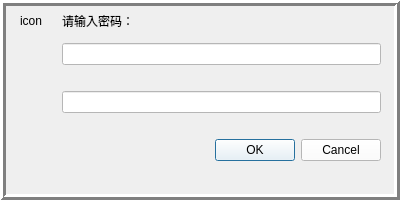
<?xml version="1.0" encoding="UTF-8"?>
<ui version="4.0">
 <class>KeyDialog</class>
 <widget class="QDialog" name="KeyDialog">
  <property name="geometry">
   <rect>
    <x>0</x>
    <y>0</y>
    <width>400</width>
    <height>200</height>
   </rect>
  </property>
  <property name="windowTitle">
   <string>Dialog</string>
  </property>
  <property name="autoFillBackground">
   <bool>true</bool>
  </property>
  <widget class="QFrame" name="frame">
   <property name="geometry">
    <rect>
     <x>0</x>
     <y>0</y>
     <width>400</width>
     <height>200</height>
    </rect>
   </property>
   <property name="palette">
    <palette>
     <active>
      <colorrole role="WindowText">
       <brush brushstyle="SolidPattern">
        <color alpha="255">
         <red>0</red>
         <green>0</green>
         <blue>0</blue>
        </color>
       </brush>
      </colorrole>
      <colorrole role="Button">
       <brush brushstyle="SolidPattern">
        <color alpha="255">
         <red>255</red>
         <green>255</green>
         <blue>255</blue>
        </color>
       </brush>
      </colorrole>
      <colorrole role="Light">
       <brush brushstyle="SolidPattern">
        <color alpha="255">
         <red>255</red>
         <green>255</green>
         <blue>255</blue>
        </color>
       </brush>
      </colorrole>
      <colorrole role="Midlight">
       <brush brushstyle="SolidPattern">
        <color alpha="255">
         <red>255</red>
         <green>255</green>
         <blue>255</blue>
        </color>
       </brush>
      </colorrole>
      <colorrole role="Dark">
       <brush brushstyle="SolidPattern">
        <color alpha="255">
         <red>127</red>
         <green>127</green>
         <blue>127</blue>
        </color>
       </brush>
      </colorrole>
      <colorrole role="Mid">
       <brush brushstyle="SolidPattern">
        <color alpha="255">
         <red>170</red>
         <green>170</green>
         <blue>170</blue>
        </color>
       </brush>
      </colorrole>
      <colorrole role="Text">
       <brush brushstyle="SolidPattern">
        <color alpha="255">
         <red>0</red>
         <green>0</green>
         <blue>0</blue>
        </color>
       </brush>
      </colorrole>
      <colorrole role="BrightText">
       <brush brushstyle="SolidPattern">
        <color alpha="255">
         <red>255</red>
         <green>255</green>
         <blue>255</blue>
        </color>
       </brush>
      </colorrole>
      <colorrole role="ButtonText">
       <brush brushstyle="SolidPattern">
        <color alpha="255">
         <red>0</red>
         <green>0</green>
         <blue>0</blue>
        </color>
       </brush>
      </colorrole>
      <colorrole role="Base">
       <brush brushstyle="SolidPattern">
        <color alpha="255">
         <red>255</red>
         <green>255</green>
         <blue>255</blue>
        </color>
       </brush>
      </colorrole>
      <colorrole role="Window">
       <brush brushstyle="SolidPattern">
        <color alpha="255">
         <red>255</red>
         <green>255</green>
         <blue>255</blue>
        </color>
       </brush>
      </colorrole>
      <colorrole role="Shadow">
       <brush brushstyle="SolidPattern">
        <color alpha="255">
         <red>0</red>
         <green>0</green>
         <blue>0</blue>
        </color>
       </brush>
      </colorrole>
      <colorrole role="AlternateBase">
       <brush brushstyle="SolidPattern">
        <color alpha="255">
         <red>255</red>
         <green>255</green>
         <blue>255</blue>
        </color>
       </brush>
      </colorrole>
      <colorrole role="ToolTipBase">
       <brush brushstyle="SolidPattern">
        <color alpha="255">
         <red>255</red>
         <green>255</green>
         <blue>220</blue>
        </color>
       </brush>
      </colorrole>
      <colorrole role="ToolTipText">
       <brush brushstyle="SolidPattern">
        <color alpha="255">
         <red>0</red>
         <green>0</green>
         <blue>0</blue>
        </color>
       </brush>
      </colorrole>
     </active>
     <inactive>
      <colorrole role="WindowText">
       <brush brushstyle="SolidPattern">
        <color alpha="255">
         <red>0</red>
         <green>0</green>
         <blue>0</blue>
        </color>
       </brush>
      </colorrole>
      <colorrole role="Button">
       <brush brushstyle="SolidPattern">
        <color alpha="255">
         <red>255</red>
         <green>255</green>
         <blue>255</blue>
        </color>
       </brush>
      </colorrole>
      <colorrole role="Light">
       <brush brushstyle="SolidPattern">
        <color alpha="255">
         <red>255</red>
         <green>255</green>
         <blue>255</blue>
        </color>
       </brush>
      </colorrole>
      <colorrole role="Midlight">
       <brush brushstyle="SolidPattern">
        <color alpha="255">
         <red>255</red>
         <green>255</green>
         <blue>255</blue>
        </color>
       </brush>
      </colorrole>
      <colorrole role="Dark">
       <brush brushstyle="SolidPattern">
        <color alpha="255">
         <red>127</red>
         <green>127</green>
         <blue>127</blue>
        </color>
       </brush>
      </colorrole>
      <colorrole role="Mid">
       <brush brushstyle="SolidPattern">
        <color alpha="255">
         <red>170</red>
         <green>170</green>
         <blue>170</blue>
        </color>
       </brush>
      </colorrole>
      <colorrole role="Text">
       <brush brushstyle="SolidPattern">
        <color alpha="255">
         <red>0</red>
         <green>0</green>
         <blue>0</blue>
        </color>
       </brush>
      </colorrole>
      <colorrole role="BrightText">
       <brush brushstyle="SolidPattern">
        <color alpha="255">
         <red>255</red>
         <green>255</green>
         <blue>255</blue>
        </color>
       </brush>
      </colorrole>
      <colorrole role="ButtonText">
       <brush brushstyle="SolidPattern">
        <color alpha="255">
         <red>0</red>
         <green>0</green>
         <blue>0</blue>
        </color>
       </brush>
      </colorrole>
      <colorrole role="Base">
       <brush brushstyle="SolidPattern">
        <color alpha="255">
         <red>255</red>
         <green>255</green>
         <blue>255</blue>
        </color>
       </brush>
      </colorrole>
      <colorrole role="Window">
       <brush brushstyle="SolidPattern">
        <color alpha="255">
         <red>255</red>
         <green>255</green>
         <blue>255</blue>
        </color>
       </brush>
      </colorrole>
      <colorrole role="Shadow">
       <brush brushstyle="SolidPattern">
        <color alpha="255">
         <red>0</red>
         <green>0</green>
         <blue>0</blue>
        </color>
       </brush>
      </colorrole>
      <colorrole role="AlternateBase">
       <brush brushstyle="SolidPattern">
        <color alpha="255">
         <red>255</red>
         <green>255</green>
         <blue>255</blue>
        </color>
       </brush>
      </colorrole>
      <colorrole role="ToolTipBase">
       <brush brushstyle="SolidPattern">
        <color alpha="255">
         <red>255</red>
         <green>255</green>
         <blue>220</blue>
        </color>
       </brush>
      </colorrole>
      <colorrole role="ToolTipText">
       <brush brushstyle="SolidPattern">
        <color alpha="255">
         <red>0</red>
         <green>0</green>
         <blue>0</blue>
        </color>
       </brush>
      </colorrole>
     </inactive>
     <disabled>
      <colorrole role="WindowText">
       <brush brushstyle="SolidPattern">
        <color alpha="255">
         <red>127</red>
         <green>127</green>
         <blue>127</blue>
        </color>
       </brush>
      </colorrole>
      <colorrole role="Button">
       <brush brushstyle="SolidPattern">
        <color alpha="255">
         <red>255</red>
         <green>255</green>
         <blue>255</blue>
        </color>
       </brush>
      </colorrole>
      <colorrole role="Light">
       <brush brushstyle="SolidPattern">
        <color alpha="255">
         <red>255</red>
         <green>255</green>
         <blue>255</blue>
        </color>
       </brush>
      </colorrole>
      <colorrole role="Midlight">
       <brush brushstyle="SolidPattern">
        <color alpha="255">
         <red>255</red>
         <green>255</green>
         <blue>255</blue>
        </color>
       </brush>
      </colorrole>
      <colorrole role="Dark">
       <brush brushstyle="SolidPattern">
        <color alpha="255">
         <red>127</red>
         <green>127</green>
         <blue>127</blue>
        </color>
       </brush>
      </colorrole>
      <colorrole role="Mid">
       <brush brushstyle="SolidPattern">
        <color alpha="255">
         <red>170</red>
         <green>170</green>
         <blue>170</blue>
        </color>
       </brush>
      </colorrole>
      <colorrole role="Text">
       <brush brushstyle="SolidPattern">
        <color alpha="255">
         <red>127</red>
         <green>127</green>
         <blue>127</blue>
        </color>
       </brush>
      </colorrole>
      <colorrole role="BrightText">
       <brush brushstyle="SolidPattern">
        <color alpha="255">
         <red>255</red>
         <green>255</green>
         <blue>255</blue>
        </color>
       </brush>
      </colorrole>
      <colorrole role="ButtonText">
       <brush brushstyle="SolidPattern">
        <color alpha="255">
         <red>127</red>
         <green>127</green>
         <blue>127</blue>
        </color>
       </brush>
      </colorrole>
      <colorrole role="Base">
       <brush brushstyle="SolidPattern">
        <color alpha="255">
         <red>255</red>
         <green>255</green>
         <blue>255</blue>
        </color>
       </brush>
      </colorrole>
      <colorrole role="Window">
       <brush brushstyle="SolidPattern">
        <color alpha="255">
         <red>255</red>
         <green>255</green>
         <blue>255</blue>
        </color>
       </brush>
      </colorrole>
      <colorrole role="Shadow">
       <brush brushstyle="SolidPattern">
        <color alpha="255">
         <red>0</red>
         <green>0</green>
         <blue>0</blue>
        </color>
       </brush>
      </colorrole>
      <colorrole role="AlternateBase">
       <brush brushstyle="SolidPattern">
        <color alpha="255">
         <red>255</red>
         <green>255</green>
         <blue>255</blue>
        </color>
       </brush>
      </colorrole>
      <colorrole role="ToolTipBase">
       <brush brushstyle="SolidPattern">
        <color alpha="255">
         <red>255</red>
         <green>255</green>
         <blue>220</blue>
        </color>
       </brush>
      </colorrole>
      <colorrole role="ToolTipText">
       <brush brushstyle="SolidPattern">
        <color alpha="255">
         <red>0</red>
         <green>0</green>
         <blue>0</blue>
        </color>
       </brush>
      </colorrole>
     </disabled>
    </palette>
   </property>
   <property name="frameShape">
    <enum>QFrame::Box</enum>
   </property>
   <property name="frameShadow">
    <enum>QFrame::Raised</enum>
   </property>
   <property name="lineWidth">
    <number>3</number>
   </property>
   <widget class="QWidget" name="formLayoutWidget">
    <property name="geometry">
     <rect>
      <x>10</x>
      <y>0</y>
      <width>381</width>
      <height>201</height>
     </rect>
    </property>
    <layout class="QFormLayout" name="formLayout">
     <property name="fieldGrowthPolicy">
      <enum>QFormLayout::AllNonFixedFieldsGrow</enum>
     </property>
     <property name="horizontalSpacing">
      <number>10</number>
     </property>
     <property name="verticalSpacing">
      <number>6</number>
     </property>
     <property name="leftMargin">
      <number>10</number>
     </property>
     <property name="topMargin">
      <number>5</number>
     </property>
     <property name="rightMargin">
      <number>10</number>
     </property>
     <property name="bottomMargin">
      <number>5</number>
     </property>
     <item row="0" column="0">
      <widget class="QLabel" name="label">
       <property name="minimumSize">
        <size>
         <width>32</width>
         <height>32</height>
        </size>
       </property>
       <property name="text">
        <string>icon</string>
       </property>
      </widget>
     </item>
     <item row="0" column="1">
      <widget class="QLabel" name="label_1">
       <property name="text">
        <string>请输入密码：</string>
       </property>
      </widget>
     </item>
     <item row="1" column="1">
      <widget class="QLineEdit" name="lineEdit">
       <property name="maxLength">
        <number>6</number>
       </property>
       <property name="echoMode">
        <enum>QLineEdit::Password</enum>
       </property>
      </widget>
     </item>
     <item row="2" column="1">
      <widget class="QLabel" name="label_2">
       <property name="text">
        <string/>
       </property>
      </widget>
     </item>
     <item row="5" column="1">
      <widget class="QDialogButtonBox" name="buttonBox">
       <property name="orientation">
        <enum>Qt::Horizontal</enum>
       </property>
       <property name="standardButtons">
        <set>QDialogButtonBox::Cancel|QDialogButtonBox::Ok</set>
       </property>
      </widget>
     </item>
     <item row="3" column="1">
      <widget class="QLineEdit" name="lineEdit_1">
       <property name="maxLength">
        <number>11</number>
       </property>
      </widget>
     </item>
     <item row="4" column="1">
      <widget class="QLabel" name="label_3">
       <property name="text">
        <string/>
       </property>
      </widget>
     </item>
    </layout>
   </widget>
  </widget>
 </widget>
 <resources/>
 <connections>
  <connection>
   <sender>buttonBox</sender>
   <signal>accepted()</signal>
   <receiver>KeyDialog</receiver>
   <slot>accept()</slot>
   <hints>
    <hint type="sourcelabel">
     <x>248</x>
     <y>254</y>
    </hint>
    <hint type="destinationlabel">
     <x>157</x>
     <y>274</y>
    </hint>
   </hints>
  </connection>
  <connection>
   <sender>buttonBox</sender>
   <signal>rejected()</signal>
   <receiver>KeyDialog</receiver>
   <slot>reject()</slot>
   <hints>
    <hint type="sourcelabel">
     <x>316</x>
     <y>260</y>
    </hint>
    <hint type="destinationlabel">
     <x>286</x>
     <y>274</y>
    </hint>
   </hints>
  </connection>
 </connections>
</ui>
